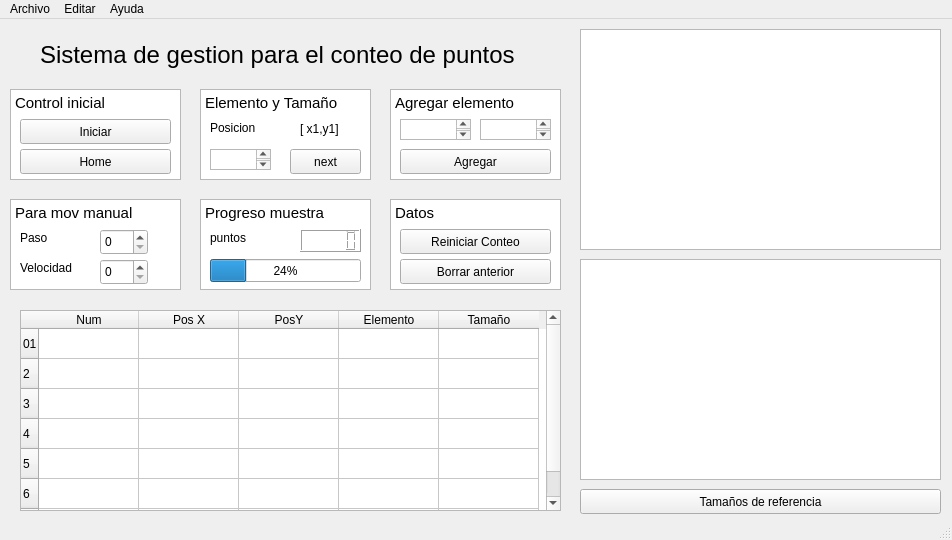
<?xml version="1.0" encoding="UTF-8"?>
<ui version="4.0">
 <class>MainWindow</class>
 <widget class="QMainWindow" name="MainWindow">
  <property name="geometry">
   <rect>
    <x>0</x>
    <y>0</y>
    <width>952</width>
    <height>540</height>
   </rect>
  </property>
  <property name="windowTitle">
   <string>Contador de puntos</string>
  </property>
  <widget class="QWidget" name="centralwidget">
   <widget class="QPushButton" name="star_button">
    <property name="geometry">
     <rect>
      <x>20</x>
      <y>100</y>
      <width>151</width>
      <height>25</height>
     </rect>
    </property>
    <property name="text">
     <string>Iniciar</string>
    </property>
   </widget>
   <widget class="QGraphicsView" name="graphicsView">
    <property name="geometry">
     <rect>
      <x>580</x>
      <y>240</y>
      <width>361</width>
      <height>221</height>
     </rect>
    </property>
   </widget>
   <widget class="QGraphicsView" name="graphicsView_2">
    <property name="geometry">
     <rect>
      <x>580</x>
      <y>10</y>
      <width>361</width>
      <height>221</height>
     </rect>
    </property>
   </widget>
   <widget class="QLCDNumber" name="lcd_count">
    <property name="geometry">
     <rect>
      <x>300</x>
      <y>210</y>
      <width>61</width>
      <height>23</height>
     </rect>
    </property>
   </widget>
   <widget class="QProgressBar" name="progressBar">
    <property name="geometry">
     <rect>
      <x>210</x>
      <y>240</y>
      <width>151</width>
      <height>23</height>
     </rect>
    </property>
    <property name="value">
     <number>24</number>
    </property>
   </widget>
   <widget class="QSpinBox" name="speed_spinBox">
    <property name="geometry">
     <rect>
      <x>100</x>
      <y>240</y>
      <width>48</width>
      <height>26</height>
     </rect>
    </property>
   </widget>
   <widget class="QSpinBox" name="step_spinBox">
    <property name="geometry">
     <rect>
      <x>100</x>
      <y>210</y>
      <width>48</width>
      <height>26</height>
     </rect>
    </property>
   </widget>
   <widget class="QTextEdit" name="box_automatic">
    <property name="geometry">
     <rect>
      <x>200</x>
      <y>70</y>
      <width>171</width>
      <height>91</height>
     </rect>
    </property>
    <property name="html">
     <string>&lt;!DOCTYPE HTML PUBLIC &quot;-//W3C//DTD HTML 4.0//EN&quot; &quot;http://www.w3.org/TR/REC-html40/strict.dtd&quot;&gt;
&lt;html&gt;&lt;head&gt;&lt;meta name=&quot;qrichtext&quot; content=&quot;1&quot; /&gt;&lt;style type=&quot;text/css&quot;&gt;
p, li { white-space: pre-wrap; }
&lt;/style&gt;&lt;/head&gt;&lt;body style=&quot; font-family:'Ubuntu'; font-size:11pt; font-weight:400; font-style:normal;&quot;&gt;
&lt;p style=&quot; margin-top:0px; margin-bottom:0px; margin-left:0px; margin-right:0px; -qt-block-indent:0; text-indent:0px;&quot;&gt;Elemento y Tamaño&lt;/p&gt;&lt;/body&gt;&lt;/html&gt;</string>
    </property>
   </widget>
   <widget class="QTextEdit" name="box_manual_setup">
    <property name="geometry">
     <rect>
      <x>10</x>
      <y>180</y>
      <width>171</width>
      <height>91</height>
     </rect>
    </property>
    <property name="html">
     <string>&lt;!DOCTYPE HTML PUBLIC &quot;-//W3C//DTD HTML 4.0//EN&quot; &quot;http://www.w3.org/TR/REC-html40/strict.dtd&quot;&gt;
&lt;html&gt;&lt;head&gt;&lt;meta name=&quot;qrichtext&quot; content=&quot;1&quot; /&gt;&lt;style type=&quot;text/css&quot;&gt;
p, li { white-space: pre-wrap; }
&lt;/style&gt;&lt;/head&gt;&lt;body style=&quot; font-family:'Ubuntu'; font-size:11pt; font-weight:400; font-style:normal;&quot;&gt;
&lt;p style=&quot; margin-top:0px; margin-bottom:0px; margin-left:0px; margin-right:0px; -qt-block-indent:0; text-indent:0px;&quot;&gt;Para mov manual&lt;/p&gt;&lt;/body&gt;&lt;/html&gt;</string>
    </property>
   </widget>
   <widget class="QTextEdit" name="box_progress">
    <property name="geometry">
     <rect>
      <x>200</x>
      <y>180</y>
      <width>171</width>
      <height>91</height>
     </rect>
    </property>
    <property name="html">
     <string>&lt;!DOCTYPE HTML PUBLIC &quot;-//W3C//DTD HTML 4.0//EN&quot; &quot;http://www.w3.org/TR/REC-html40/strict.dtd&quot;&gt;
&lt;html&gt;&lt;head&gt;&lt;meta name=&quot;qrichtext&quot; content=&quot;1&quot; /&gt;&lt;style type=&quot;text/css&quot;&gt;
p, li { white-space: pre-wrap; }
&lt;/style&gt;&lt;/head&gt;&lt;body style=&quot; font-family:'Ubuntu'; font-size:11pt; font-weight:400; font-style:normal;&quot;&gt;
&lt;p style=&quot; margin-top:0px; margin-bottom:0px; margin-left:0px; margin-right:0px; -qt-block-indent:0; text-indent:0px;&quot;&gt;Progreso muestra&lt;/p&gt;
&lt;p style=&quot;-qt-paragraph-type:empty; margin-top:0px; margin-bottom:0px; margin-left:0px; margin-right:0px; -qt-block-indent:0; text-indent:0px;&quot;&gt;&lt;br /&gt;&lt;/p&gt;&lt;/body&gt;&lt;/html&gt;</string>
    </property>
   </widget>
   <widget class="QLabel" name="label_point_count">
    <property name="geometry">
     <rect>
      <x>210</x>
      <y>210</y>
      <width>67</width>
      <height>17</height>
     </rect>
    </property>
    <property name="text">
     <string>puntos</string>
    </property>
   </widget>
   <widget class="QLabel" name="label_step">
    <property name="geometry">
     <rect>
      <x>20</x>
      <y>210</y>
      <width>67</width>
      <height>17</height>
     </rect>
    </property>
    <property name="text">
     <string>Paso</string>
    </property>
   </widget>
   <widget class="QLabel" name="label_speed">
    <property name="geometry">
     <rect>
      <x>20</x>
      <y>240</y>
      <width>67</width>
      <height>17</height>
     </rect>
    </property>
    <property name="text">
     <string>Velocidad</string>
    </property>
   </widget>
   <widget class="QPushButton" name="home_button">
    <property name="geometry">
     <rect>
      <x>20</x>
      <y>130</y>
      <width>151</width>
      <height>25</height>
     </rect>
    </property>
    <property name="text">
     <string>Home</string>
    </property>
   </widget>
   <widget class="QTextEdit" name="box_add_element">
    <property name="geometry">
     <rect>
      <x>390</x>
      <y>70</y>
      <width>171</width>
      <height>91</height>
     </rect>
    </property>
    <property name="html">
     <string>&lt;!DOCTYPE HTML PUBLIC &quot;-//W3C//DTD HTML 4.0//EN&quot; &quot;http://www.w3.org/TR/REC-html40/strict.dtd&quot;&gt;
&lt;html&gt;&lt;head&gt;&lt;meta name=&quot;qrichtext&quot; content=&quot;1&quot; /&gt;&lt;style type=&quot;text/css&quot;&gt;
p, li { white-space: pre-wrap; }
&lt;/style&gt;&lt;/head&gt;&lt;body style=&quot; font-family:'Ubuntu'; font-size:11pt; font-weight:400; font-style:normal;&quot;&gt;
&lt;p style=&quot; margin-top:0px; margin-bottom:0px; margin-left:0px; margin-right:0px; -qt-block-indent:0; text-indent:0px;&quot;&gt;Agregar elemento&lt;/p&gt;&lt;/body&gt;&lt;/html&gt;</string>
    </property>
   </widget>
   <widget class="QTextEdit" name="Box_star">
    <property name="geometry">
     <rect>
      <x>10</x>
      <y>70</y>
      <width>171</width>
      <height>91</height>
     </rect>
    </property>
    <property name="html">
     <string>&lt;!DOCTYPE HTML PUBLIC &quot;-//W3C//DTD HTML 4.0//EN&quot; &quot;http://www.w3.org/TR/REC-html40/strict.dtd&quot;&gt;
&lt;html&gt;&lt;head&gt;&lt;meta name=&quot;qrichtext&quot; content=&quot;1&quot; /&gt;&lt;style type=&quot;text/css&quot;&gt;
p, li { white-space: pre-wrap; }
&lt;/style&gt;&lt;/head&gt;&lt;body style=&quot; font-family:'Ubuntu'; font-size:11pt; font-weight:400; font-style:normal;&quot;&gt;
&lt;p style=&quot; margin-top:0px; margin-bottom:0px; margin-left:0px; margin-right:0px; -qt-block-indent:0; text-indent:0px;&quot;&gt;Control inicial&lt;/p&gt;
&lt;p style=&quot;-qt-paragraph-type:empty; margin-top:0px; margin-bottom:0px; margin-left:0px; margin-right:0px; -qt-block-indent:0; text-indent:0px;&quot;&gt;&lt;br /&gt;&lt;/p&gt;&lt;/body&gt;&lt;/html&gt;</string>
    </property>
   </widget>
   <widget class="QPushButton" name="Erase_last_button">
    <property name="geometry">
     <rect>
      <x>400</x>
      <y>240</y>
      <width>151</width>
      <height>25</height>
     </rect>
    </property>
    <property name="text">
     <string>Borrar anterior</string>
    </property>
   </widget>
   <widget class="QPushButton" name="restar_counter_button">
    <property name="geometry">
     <rect>
      <x>400</x>
      <y>210</y>
      <width>151</width>
      <height>25</height>
     </rect>
    </property>
    <property name="text">
     <string>Reiniciar Conteo</string>
    </property>
   </widget>
   <widget class="QTextEdit" name="erase_box">
    <property name="geometry">
     <rect>
      <x>390</x>
      <y>180</y>
      <width>171</width>
      <height>91</height>
     </rect>
    </property>
    <property name="html">
     <string>&lt;!DOCTYPE HTML PUBLIC &quot;-//W3C//DTD HTML 4.0//EN&quot; &quot;http://www.w3.org/TR/REC-html40/strict.dtd&quot;&gt;
&lt;html&gt;&lt;head&gt;&lt;meta name=&quot;qrichtext&quot; content=&quot;1&quot; /&gt;&lt;style type=&quot;text/css&quot;&gt;
p, li { white-space: pre-wrap; }
&lt;/style&gt;&lt;/head&gt;&lt;body style=&quot; font-family:'Ubuntu'; font-size:11pt; font-weight:400; font-style:normal;&quot;&gt;
&lt;p style=&quot; margin-top:0px; margin-bottom:0px; margin-left:0px; margin-right:0px; -qt-block-indent:0; text-indent:0px;&quot;&gt;Datos &lt;/p&gt;&lt;/body&gt;&lt;/html&gt;</string>
    </property>
   </widget>
   <widget class="QTableWidget" name="tableWidget">
    <property name="geometry">
     <rect>
      <x>20</x>
      <y>291</y>
      <width>541</width>
      <height>201</height>
     </rect>
    </property>
    <row>
     <property name="text">
      <string>01</string>
     </property>
    </row>
    <row>
     <property name="text">
      <string>2</string>
     </property>
    </row>
    <row>
     <property name="text">
      <string>3</string>
     </property>
    </row>
    <row>
     <property name="text">
      <string>4</string>
     </property>
    </row>
    <row>
     <property name="text">
      <string>5</string>
     </property>
    </row>
    <row>
     <property name="text">
      <string>6</string>
     </property>
    </row>
    <row>
     <property name="text">
      <string>7</string>
     </property>
    </row>
    <column>
     <property name="text">
      <string>Num</string>
     </property>
    </column>
    <column>
     <property name="text">
      <string>Pos X</string>
     </property>
    </column>
    <column>
     <property name="text">
      <string>PosY</string>
     </property>
    </column>
    <column>
     <property name="text">
      <string>Elemento</string>
     </property>
    </column>
    <column>
     <property name="text">
      <string>Tamaño</string>
     </property>
    </column>
   </widget>
   <widget class="QLabel" name="Tittle">
    <property name="geometry">
     <rect>
      <x>40</x>
      <y>20</y>
      <width>491</width>
      <height>31</height>
     </rect>
    </property>
    <property name="font">
     <font>
      <pointsize>18</pointsize>
     </font>
    </property>
    <property name="text">
     <string>Sistema de gestion para el conteo de puntos</string>
    </property>
   </widget>
   <widget class="QPushButton" name="add_element_button">
    <property name="geometry">
     <rect>
      <x>400</x>
      <y>130</y>
      <width>151</width>
      <height>25</height>
     </rect>
    </property>
    <property name="text">
     <string>Agregar</string>
    </property>
   </widget>
   <widget class="QPushButton" name="help_size_button">
    <property name="geometry">
     <rect>
      <x>580</x>
      <y>470</y>
      <width>361</width>
      <height>25</height>
     </rect>
    </property>
    <property name="text">
     <string>Tamaños de referencia</string>
    </property>
   </widget>
   <widget class="QPushButton" name="next_element_button">
    <property name="geometry">
     <rect>
      <x>290</x>
      <y>130</y>
      <width>71</width>
      <height>25</height>
     </rect>
    </property>
    <property name="text">
     <string>next</string>
    </property>
   </widget>
   <widget class="QTextEdit" name="input_element">
    <property name="geometry">
     <rect>
      <x>210</x>
      <y>130</y>
      <width>61</width>
      <height>21</height>
     </rect>
    </property>
   </widget>
   <widget class="QLabel" name="label_position">
    <property name="geometry">
     <rect>
      <x>210</x>
      <y>100</y>
      <width>67</width>
      <height>17</height>
     </rect>
    </property>
    <property name="text">
     <string>Posicion</string>
    </property>
   </widget>
   <widget class="QLabel" name="label_coordinates">
    <property name="geometry">
     <rect>
      <x>300</x>
      <y>100</y>
      <width>61</width>
      <height>20</height>
     </rect>
    </property>
    <property name="text">
     <string>[ x1,y1]</string>
    </property>
   </widget>
   <widget class="QTextEdit" name="new_element">
    <property name="geometry">
     <rect>
      <x>400</x>
      <y>100</y>
      <width>71</width>
      <height>21</height>
     </rect>
    </property>
   </widget>
   <widget class="QTextEdit" name="new_key">
    <property name="geometry">
     <rect>
      <x>480</x>
      <y>100</y>
      <width>71</width>
      <height>21</height>
     </rect>
    </property>
   </widget>
   <zorder>box_add_element</zorder>
   <zorder>erase_box</zorder>
   <zorder>Box_star</zorder>
   <zorder>box_automatic</zorder>
   <zorder>box_progress</zorder>
   <zorder>box_manual_setup</zorder>
   <zorder>star_button</zorder>
   <zorder>graphicsView</zorder>
   <zorder>graphicsView_2</zorder>
   <zorder>lcd_count</zorder>
   <zorder>progressBar</zorder>
   <zorder>speed_spinBox</zorder>
   <zorder>step_spinBox</zorder>
   <zorder>label_point_count</zorder>
   <zorder>label_step</zorder>
   <zorder>label_speed</zorder>
   <zorder>home_button</zorder>
   <zorder>Erase_last_button</zorder>
   <zorder>restar_counter_button</zorder>
   <zorder>tableWidget</zorder>
   <zorder>Tittle</zorder>
   <zorder>add_element_button</zorder>
   <zorder>help_size_button</zorder>
   <zorder>next_element_button</zorder>
   <zorder>input_element</zorder>
   <zorder>label_position</zorder>
   <zorder>label_coordinates</zorder>
   <zorder>new_element</zorder>
   <zorder>new_key</zorder>
  </widget>
  <widget class="QMenuBar" name="menubar">
   <property name="geometry">
    <rect>
     <x>0</x>
     <y>0</y>
     <width>952</width>
     <height>22</height>
    </rect>
   </property>
   <widget class="QMenu" name="menuArchivo">
    <property name="title">
     <string>Archivo</string>
    </property>
    <addaction name="actionNuevo"/>
    <addaction name="actionGuardar"/>
    <addaction name="actionExportar"/>
   </widget>
   <widget class="QMenu" name="menuEditar">
    <property name="title">
     <string>Editar</string>
    </property>
    <widget class="QMenu" name="menuModo_Operacion">
     <property name="title">
      <string>Modo Operacion</string>
     </property>
     <addaction name="actionAutomatico"/>
     <addaction name="actionManual"/>
    </widget>
    <widget class="QMenu" name="menuTama_o">
     <property name="title">
      <string>Tamaño</string>
     </property>
     <addaction name="action3x3"/>
     <addaction name="action3x4"/>
     <addaction name="action3x5"/>
     <addaction name="actionPredetermidado"/>
     <addaction name="actionAgregar"/>
    </widget>
    <addaction name="actionCalibrar"/>
    <addaction name="actionInspeccionar"/>
    <addaction name="actionTeclado"/>
    <addaction name="menuModo_Operacion"/>
    <addaction name="menuTama_o"/>
   </widget>
   <widget class="QMenu" name="menuAyuda">
    <property name="title">
     <string>Ayuda</string>
    </property>
    <addaction name="actionFAQ_S"/>
    <addaction name="actionTutorial"/>
    <addaction name="actionAcerca_2"/>
   </widget>
   <addaction name="menuArchivo"/>
   <addaction name="menuEditar"/>
   <addaction name="menuAyuda"/>
  </widget>
  <widget class="QStatusBar" name="statusbar"/>
  <action name="actionNuevo">
   <property name="text">
    <string>Nuevo</string>
   </property>
   <property name="shortcut">
    <string>Ctrl+N</string>
   </property>
  </action>
  <action name="actionGuardar">
   <property name="text">
    <string>Guardar</string>
   </property>
   <property name="shortcut">
    <string>Ctrl+S</string>
   </property>
  </action>
  <action name="actionExportar">
   <property name="text">
    <string>Exportar</string>
   </property>
   <property name="shortcut">
    <string>Ctrl+E</string>
   </property>
  </action>
  <action name="actionAcerca">
   <property name="text">
    <string>Acerca</string>
   </property>
  </action>
  <action name="actionFAQ_S">
   <property name="text">
    <string>FAQ'S</string>
   </property>
  </action>
  <action name="actionTutorial">
   <property name="text">
    <string>Tutorial</string>
   </property>
   <property name="shortcut">
    <string>F2</string>
   </property>
  </action>
  <action name="actionAcerca_2">
   <property name="text">
    <string>Acerca</string>
   </property>
  </action>
  <action name="actionCalibrar">
   <property name="text">
    <string>Calibrar</string>
   </property>
   <property name="shortcut">
    <string>Ctrl+C</string>
   </property>
  </action>
  <action name="actionInspeccionar">
   <property name="text">
    <string>Inspeccionar</string>
   </property>
   <property name="shortcut">
    <string>Ctrl+I</string>
   </property>
  </action>
  <action name="actionTeclado">
   <property name="text">
    <string>Teclado</string>
   </property>
   <property name="shortcut">
    <string>Ctrl+T</string>
   </property>
  </action>
  <action name="actionAutomatico">
   <property name="text">
    <string>Automatico</string>
   </property>
  </action>
  <action name="actionManual">
   <property name="text">
    <string>Manual</string>
   </property>
  </action>
  <action name="action3x3">
   <property name="text">
    <string>3x3</string>
   </property>
  </action>
  <action name="action3x4">
   <property name="text">
    <string>3x4</string>
   </property>
  </action>
  <action name="action3x5">
   <property name="text">
    <string>3x5</string>
   </property>
  </action>
  <action name="actionPredetermidado">
   <property name="text">
    <string>Predetermidado</string>
   </property>
  </action>
  <action name="actionAgregar">
   <property name="text">
    <string>Agregar</string>
   </property>
  </action>
 </widget>
 <resources/>
 <connections/>
</ui>
